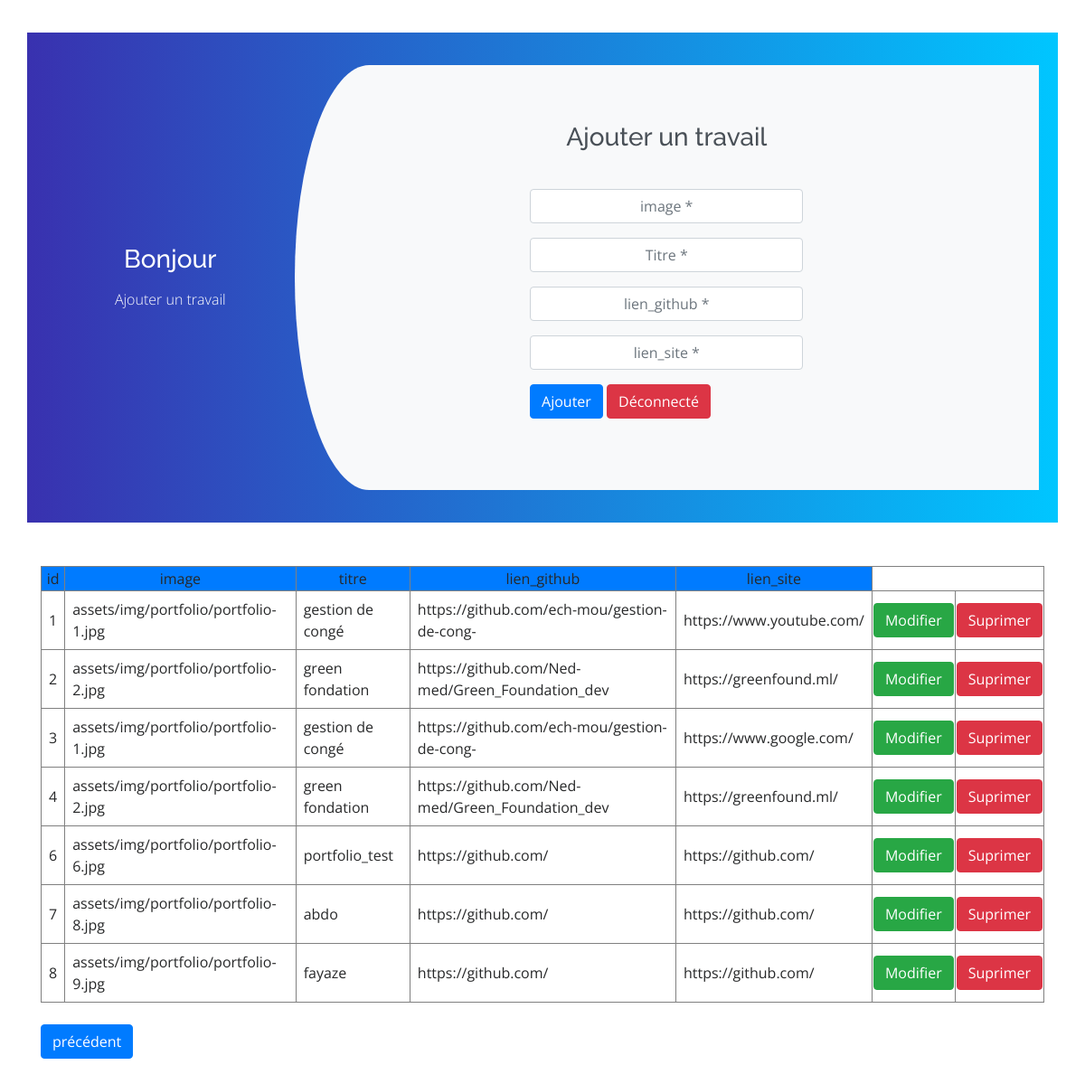
The page /modif/portfolio/ajout.php (signed in) on the database its author committed.
### tables this page shows
CREATE TABLE `portfolio` (
  `id` int(30) NOT NULL,
  `image` varchar(80) NOT NULL,
  `titre` varchar(50) NOT NULL,
  `lien_github` varchar(80) NOT NULL,
  `lien_site` varchar(80) NOT NULL
);

### modif/portfolio/ajout.php (the view, shortened to what this page needs)
<?php
include("../../interdit.php");
$query_portfolio = "SELECT * FROM portfolio";
$result = mysqli_query($con,$query_portfolio);
?>
<!DOCTYPE html>
<html lang="en">
<head>
  <link href="../../assets/vendor/bootstrap/css/bootstrap.min.css" rel="stylesheet">
  <link href="../../assets/vendor/icofont/icofont.min.css" rel="stylesheet">
  <link href="../../assets/vendor/boxicons/css/boxicons.min.css" rel="stylesheet">
  <link href="../../assets/vendor/venobox/venobox.css" rel="stylesheet">
  <link href="../../assets/vendor/owl.carousel/assets/owl.carousel.min.css" rel="stylesheet">
  <link href="../../assets/vendor/aos/aos.css" rel="stylesheet">
  <link href="../../assets/css/style.css" rel="stylesheet">
  <link href="../../assets/css/style2.css" rel="stylesheet">
</head>
<body>
  <div class="container register">
    <div class="row d-flex align-items-center">
      <div class="col-md-3 register-left">
        <h3>Bonjour</h3>
        <p>Ajouter un travail</p>
      </div>
      <div class="col-md-9 register-right">
        <div class="tab-content" id="myTabContent">
          <div class="tab-pane fade show active" id="home" role="tabpanel" aria-labelledby="home-tab">
            <h3 class="register-heading">Ajouter un travail</h3>
            <div class="row register-form d-flex justify-content-center">
              <div class="col-md-6 ">
                <form action="" method="post">
                  <div class="form-group">
                    <input type="text" class="form-control text-center" name="image" placeholder="image *" value="" />
                  </div>
                  <div class="form-group">
                    <input type="text" class="form-control text-center" name="titre" placeholder="Titre *" value="" />
                  </div>
                  <div class="form-group">
                    <input type="text" class="form-control text-center" name="lien_github" placeholder="lien_github *" value="" />
                  </div>
                  <div class="form-group">
                    <input type="text" class="form-control text-center" name="lien_site" placeholder="lien_site *" value="" />
                  </div>
                  <div>
                    <button class="btn btn-primary" type="submit" name="Ajouter">Ajouter</button>
                    <button class="btn btn-danger" type="submit" name="Déconnecté">Déconnecté</button>
                  </div>
                </form>
              </div>
            </div>
          </div>
        </div>
      </div>
    </div>
  </div>
  <div class="container my-5">
    <table class="table1" border=1>
    <tr>
                <td class="td1 text-center bg-primary" >id </td>
                <td class="td1 text-center bg-primary">image</td>
                <td class="td1 text-center bg-primary">titre</td>
                <td class="td1 text-center bg-primary">lien_github</td>
                <td class="td1 text-center bg-primary">lien_site</td>
            </tr>
    <?php
    if(mysqli_num_rows($result)>0 ){
        while($row = mysqli_fetch_assoc($result) ) {
          ?>
          <tr>
            <td class="p-2"><?=$row['id'];?></td>
            <td class="p-2"><?=$row['image'];?></td>
            <td class="p-2"><?=$row['titre'];?></td>
            <td class="p-2"><?=$row['lien_github'];?></td>
            <td class="p-2"><?=$row['lien_site'];?></td>
            <td><a class="modif btn btn-success" href="modification.php?edit_dc=<?=$row['id'];?>">Modifier</a></td>
            <td><a class="supp btn btn-danger " href="ajout.php?delete_dc=<?=$row['id'];?>">Suprimer</a></td>
          </tr>
          <?php
        }
      }else{
        echo "0 result";
      }
    ?>
        </table>
      <div class="py-4">
        <form action="" method="POST">
            <button class="btn btn-primary" type=submit name="precedent">précédent</button>
        </form>
      </div>
  </div>
</body>
</html>

### assets/css/style.css (style rules this page uses)
body { font-family: "Open Sans", sans-serif; color: #272829; }
a { color: #1160c3; }
h1, h2, h3, h4, h5, h6 { font-family: "Raleway", sans-serif; }

### assets/css/style2.css (style rules this page uses)
.register { background: -webkit-linear-gradient(left, #3931af, #00c6ff); margin-top: 3%; padding: 3%; }
.register-left { text-align: center; color: #fff; margin-top: 4%; }
.register-right { background: #f8f9fa; border-top-left-radius: 10% 50%; border-bottom-left-radius: 10% 50%; }
.register-left p { font-weight: lighter; padding: 12%; margin-top: -9%; }
.register .register-form { padding: 10%; margin-top: 10%; }
.register-heading { text-align: center; margin-top: 8%; margin-bottom: -15%; color: #495057; }

### rows shown on the page
portfolio: id "1", image "assets/img/portfolio/portfolio-1.jpg", titre "gestion de congé", lien_github "https://github.com/ech-mou/gestion-de-cong-", lien_site "https://www.youtube.com/"
portfolio: id "2", image "assets/img/portfolio/portfolio-2.jpg", titre "green fondation", lien_github "https://github.com/Ned-med/Green_Foundation_dev", lien_site "https://greenfound.ml/"
portfolio: id "3", image "assets/img/portfolio/portfolio-1.jpg", titre "gestion de congé", lien_github "https://github.com/ech-mou/gestion-de-cong-", lien_site "https://www.google.com/"
portfolio: id "4", image "assets/img/portfolio/portfolio-2.jpg", titre "green fondation", lien_github "https://github.com/Ned-med/Green_Foundation_dev", lien_site "https://greenfound.ml/"
portfolio: id "6", image "assets/img/portfolio/portfolio-6.jpg", titre "portfolio_test", lien_github "https://github.com/", lien_site "https://github.com/"
portfolio: id "7", image "assets/img/portfolio/portfolio-8.jpg", titre "abdo", lien_github "https://github.com/", lien_site "https://github.com/"
portfolio: id "8", image "assets/img/portfolio/portfolio-9.jpg", titre "fayaze", lien_github "https://github.com/", lien_site "https://github.com/"
